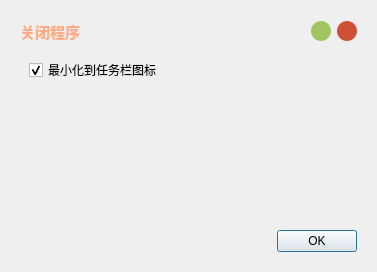
<?xml version="1.0" encoding="UTF-8"?>
<ui version="4.0">
 <class>Dialog</class>
 <widget class="QDialog" name="Dialog">
  <property name="geometry">
   <rect>
    <x>0</x>
    <y>0</y>
    <width>377</width>
    <height>272</height>
   </rect>
  </property>
  <property name="windowTitle">
   <string>Dialog</string>
  </property>
  <property name="windowIcon">
   <iconset>
    <normaloff>:/icon/icon/关闭.ico</normaloff>:/icon/icon/关闭.ico</iconset>
  </property>
  <property name="styleSheet">
   <string notr="true">QTextEdit#textEdit{
 background-color: rgba(0,0,0,0);
 selection-background-color:#88bbff;
 border: 0px solid rgba(0,0,0,0);
}

QLabel#label{
 color: rgba(0,0,0,0);
}

QWidget#widget {
 border-image: url(:/img/image/fish.png);
 border-radius:10px;
 background-color: rgba(0,0,0,0);
}

QDialogButtonBox [text=&quot;OK&quot;] {
 qproperty-text: &quot;好的&quot;;
}
QDialogButtonBox [text=&quot;Save&quot;] {
 qproperty-text: &quot;保存&quot;;
}
QDialogButtonBox [text=&quot;Save All&quot;] {
 qproperty-text: &quot;保存全部&quot;;
}

QPushButton#close_pushButton{
 background-color: #ce5137;
 border-radius:10px;
}

QPushButton#close_pushButton:hover{
 background-size: cover;
 background-image: url(:/icon/icon/close.svg);
}

QPushButton#min_pushButton{
 background-color: #a1c661;
 border-radius:10px;
}

QPushButton#min_pushButton:hover{
 background-size: cover;
 background-image: url(:/icon/icon/minimize.svg);
}</string>
  </property>
  <layout class="QVBoxLayout" name="verticalLayout_3">
   <item>
    <widget class="QWidget" name="widget" native="true">
     <layout class="QVBoxLayout" name="verticalLayout">
      <item>
       <layout class="QHBoxLayout" name="horizontalLayout_2">
        <item>
         <widget class="QLabel" name="title_label">
          <property name="font">
           <font>
            <family>华文楷体</family>
            <weight>75</weight>
            <bold>true</bold>
           </font>
          </property>
          <property name="text">
           <string>&lt;html&gt;&lt;head/&gt;&lt;body&gt;&lt;p&gt;&lt;span style=&quot; font-size:11pt; color:#ffaa7f;&quot;&gt;关闭程序&lt;/span&gt;&lt;/p&gt;&lt;/body&gt;&lt;/html&gt;</string>
          </property>
         </widget>
        </item>
        <item>
         <spacer name="horizontalSpacer">
          <property name="orientation">
           <enum>Qt::Horizontal</enum>
          </property>
          <property name="sizeHint" stdset="0">
           <size>
            <width>40</width>
            <height>20</height>
           </size>
          </property>
         </spacer>
        </item>
        <item>
         <widget class="QPushButton" name="min_pushButton">
          <property name="minimumSize">
           <size>
            <width>20</width>
            <height>20</height>
           </size>
          </property>
          <property name="maximumSize">
           <size>
            <width>20</width>
            <height>20</height>
           </size>
          </property>
          <property name="cursor">
           <cursorShape>PointingHandCursor</cursorShape>
          </property>
          <property name="text">
           <string/>
          </property>
         </widget>
        </item>
        <item>
         <widget class="QPushButton" name="close_pushButton">
          <property name="minimumSize">
           <size>
            <width>20</width>
            <height>20</height>
           </size>
          </property>
          <property name="maximumSize">
           <size>
            <width>20</width>
            <height>20</height>
           </size>
          </property>
          <property name="cursor">
           <cursorShape>PointingHandCursor</cursorShape>
          </property>
          <property name="text">
           <string/>
          </property>
         </widget>
        </item>
       </layout>
      </item>
      <item>
       <widget class="QWidget" name="add_widget" native="true">
        <layout class="QVBoxLayout" name="verticalLayout_4">
         <item>
          <widget class="QCheckBox" name="is_min_status_checkBox">
           <property name="text">
            <string>最小化到任务栏图标</string>
           </property>
           <property name="checked">
            <bool>true</bool>
           </property>
          </widget>
         </item>
        </layout>
       </widget>
      </item>
      <item>
       <widget class="QTextEdit" name="textEdit"/>
      </item>
      <item>
       <widget class="QDialogButtonBox" name="buttonBox">
        <property name="font">
         <font>
          <weight>50</weight>
          <bold>false</bold>
         </font>
        </property>
        <property name="orientation">
         <enum>Qt::Horizontal</enum>
        </property>
        <property name="standardButtons">
         <set>QDialogButtonBox::Ok</set>
        </property>
        <property name="centerButtons">
         <bool>false</bool>
        </property>
       </widget>
      </item>
     </layout>
    </widget>
   </item>
  </layout>
 </widget>
 <resources>
  <include location="../res/app.qrc"/>
 </resources>
 <connections>
  <connection>
   <sender>buttonBox</sender>
   <signal>accepted()</signal>
   <receiver>Dialog</receiver>
   <slot>accept()</slot>
   <hints>
    <hint type="sourcelabel">
     <x>248</x>
     <y>254</y>
    </hint>
    <hint type="destinationlabel">
     <x>157</x>
     <y>274</y>
    </hint>
   </hints>
  </connection>
  <connection>
   <sender>buttonBox</sender>
   <signal>rejected()</signal>
   <receiver>Dialog</receiver>
   <slot>reject()</slot>
   <hints>
    <hint type="sourcelabel">
     <x>316</x>
     <y>260</y>
    </hint>
    <hint type="destinationlabel">
     <x>286</x>
     <y>274</y>
    </hint>
   </hints>
  </connection>
 </connections>
</ui>
